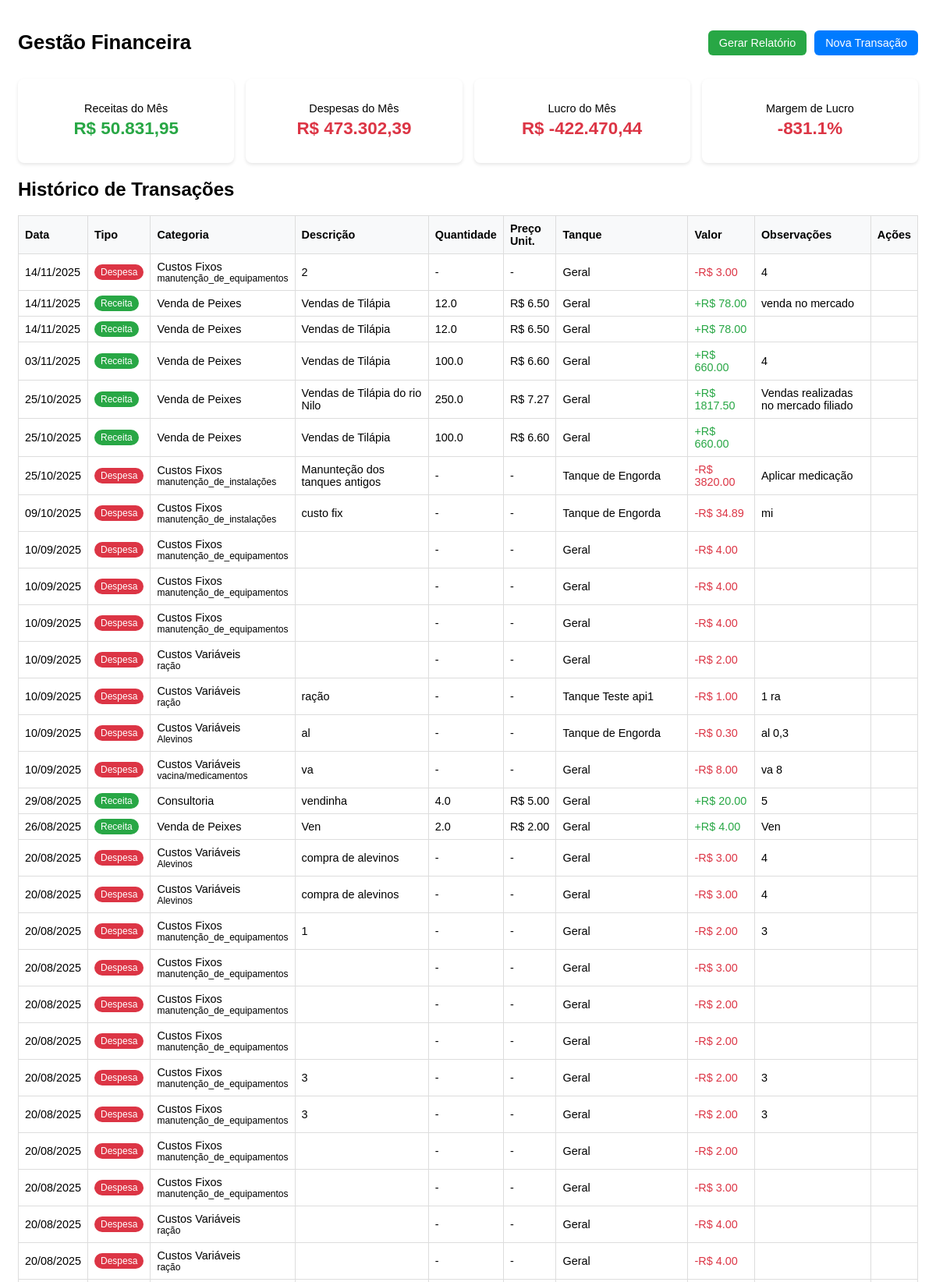
The app's page /transacoes/ (signed in, upper part) with its own data.
### core/models.py (models this page shows, shortened)
class Transacao(models.Model):
    TIPO_CHOICES = [
        ('receita', 'Receita'),
        ('despesa', 'Despesa'),
    ]
    CATEGORIAS_DESPESA = [
        ('custo_variavel', 'Custos Variáveis'),
        ('custo_fixo', 'Custos Fixos'),
        ('despesa_operacional', 'Despesas Operacionais'),
    ]
    SUBCATEGORIAS_DESPESA = {
        'custo_variavel': [
            ('racal', 'Ração'),
            ('alevinos', 'Alevinos'),
            ('vacina_medicamentos', 'Vacina/Medicamentos'),
            ('energia_eletrica', 'Energia Elétrica'),
            ('transporte', 'Transporte'),
            ('insumos', 'Insumos'),
        ],
        'custo_fixo': [
            ('manut_equipamentos', 'Manutenção de equipamentos'),
            ('manut_instalacoes', 'Manutenção de instalações'),
        ],
        'despesa_operacional': [
            ('salarios_encargos', 'Salários/Encargos'),
            ('impostos_taxas', 'Impostos/Taxas'),
            ('desp_administrativas', 'Despesas administrativas'),
            ('outros', 'Outros'),
        ],
    }
    CATEGORIAS_RECEITA = [
        ('venda_peixes', 'Venda de Peixes'),
        ('consultoria', 'Consultoria'),
        ('outros', 'Outros'),
    ]
    usuario = models.ForeignKey('Usuario', on_delete=models.CASCADE, related_name='transacoes')
    tipo = models.CharField(max_length=10, choices=TIPO_CHOICES)
    categoria = models.CharField(max_length=50)
    subcategoria = models.CharField(max_length=50, blank=True, null=True)
    descricao = models.TextField(blank=True, null=True)
    quantidade = models.FloatField(blank=True, null=True)
    preco_unitario = models.FloatField(blank=True, null=True)
    tanque = models.ForeignKey('Tanque', on_delete=models.SET_NULL, blank=True, null=True, related_name='transacoes')
    valor = models.FloatField()
    observacoes = models.TextField(blank=True, null=True)
    data = models.DateField(auto_now_add=True)
    def get_categoria_display(self):
        if self.tipo == 'despesa':
            for key, label in self.CATEGORIAS_DESPESA:
                if key == self.categoria:
                    return label
        elif self.tipo == 'receita':
            for key, label in self.CATEGORIAS_RECEITA:
                if key == self.categoria:
                    return label
        return self.categoria
    def get_subcategoria_display(self):
        if self.tipo == 'despesa' and self.subcategoria:
            subcats = self.SUBCATEGORIAS_DESPESA.get(self.categoria, [])
            for key, label in subcats:
                if key == self.subcategoria:
                    return label
        return self.subcategoria

class Tanque(models.Model):
    TIPO_CHOICES = [
        ('Escavado', 'Escavado'),
        ('Tanque-rede', 'Tanque-rede'),
        ('Alvenaria', 'Alvenaria'),
        ('Fibra de vidro', 'Fibra de vidro'),
        ('Outro', 'Outro'),
    ]
    ESPECIE_CHOICES = [
        ('Tilápia do Nilo (Oreochromis niloticus)', 'Tilápia do Nilo'),
        ('Tilápia Azul (Oreochromis aureus)', 'Tilápia Azul'),
        ('Tilápia de Moçambique (Oreochromis mossambicus)', 'Tilápia de Moçambique'),
        ('Tilápia de Zanzibar (Oreochromis hornorum)', 'Tilápia de Zanzibar'),
        ('Outro', 'Outro'),
    ]
    FONTE_CHOICES = [
        ('Nascente', 'Nascente'),
        ('Poço artesiano', 'Poço artesiano'),
        ('Rio', 'Rio'),
        ('Abastecimento público', 'Abastecimento público'),
        ('Outro', 'Outro'),
    ]
    SITUACAO_CHOICES = [
        ('Ativo', 'Ativo'),
        ('Manutenção', 'Manutenção'),
        ('Inativo', 'Inativo'),
    ]
    usuario = models.ForeignKey(Usuario, on_delete=models.CASCADE, related_name="tanques")
    nome = models.CharField(max_length=100)
    comprimento = models.FloatField()
    largura = models.FloatField()
    altura = models.FloatField()
    capacidade_maxima = models.PositiveIntegerField(null=True, blank=True)
    tipo = models.CharField(max_length=20, choices=TIPO_CHOICES)
    especie_cultivada = models.CharField(max_length=80, choices=ESPECIE_CHOICES)
    data_instalacao = models.DateField(null=True, blank=True)
    localizacao = models.CharField(max_length=255, blank=True)
    fonte_agua = models.CharField(max_length=30, choices=FONTE_CHOICES, blank=True)
    situacao = models.CharField(max_length=20, choices=SITUACAO_CHOICES)
    temperatura = models.FloatField(null=True, blank=True)
    ph = models.FloatField(null=True, blank=True)
    oxigenio = models.FloatField(null=True, blank=True)
    tds = models.FloatField(null=True, blank=True)
    amonia = models.FloatField(null=True, blank=True)
    nitrito = models.FloatField(null=True, blank=True)
    nitrato = models.FloatField(null=True, blank=True)
    dureza_geral = models.FloatField(null=True, blank=True)
    dureza_carbonatos = models.FloatField(null=True, blank=True)
    salinidade = models.FloatField(null=True, blank=True)

### core/views.py (the view)
# urls.py: path('transacoes/', views.transacoes, name='transacoes'),
def transacoes(request):
    transacoes = request.user.transacoes.select_related('tanque').order_by('-data')
    soma_receitas = request.user.transacoes.filter(tipo='receita').aggregate(total=Sum('valor'))['total'] or 0
    soma_despesas = request.user.transacoes.filter(tipo='despesa').aggregate(total=Sum('valor'))['total'] or 0
    lucro = soma_receitas - soma_despesas
    margem_lucro = (lucro / soma_receitas * 100) if soma_receitas > 0 else 0
    context = {
        'transacoes': transacoes,
        'soma_receitas_formatado': formatar_brl(soma_receitas),
        'soma_despesas_formatado': formatar_brl(soma_despesas),
        'lucro_formatado': formatar_brl(lucro),
        'margem_lucro_formatado': f"{margem_lucro:.1f}%",
    }
    return render(request, 'front/transacoes.html', context)

### core/views.py (called while the page is built)
def formatar_brl(valor):
    return f"R$ {valor:,.2f}".replace(',', 'X').replace('.', ',').replace('X', '.')

### core/templates/front/transacoes.html (shortened to what this page needs)
{% load humanize %}
{% load static %}
<div class="gestao-financeira">
  <div class="top-bar">
    <h1>Gestão Financeira</h1>
    <div class="actions">
      <button class="btn-green" onclick="abrirModalRelatorio()">
         Gerar Relatório
      </button>
      <button class="btn-blue" onclick="abrirModalTransacao()">
         Nova Transação
      </button>
    </div>
  </div>
  <div class="cards">
    <div class="card">
      <p class="card-title">Receitas do Mês</p>
      <div class="card-value green">{{ soma_receitas_formatado }}</div>
    </div>
    <div class="card">
      <p class="card-title">Despesas do Mês</p>
      <div class="card-value red">{{ soma_despesas_formatado }}</div>
    </div>
    <div class="card">
      <p class="card-title">Lucro do Mês</p>
      <div class="card-value {% if lucro >= 0 %}green{% else %}red{% endif %}">{{ lucro_formatado }}</div>
    </div>
    <div class="card">
      <p class="card-title">Margem de Lucro</p>
      <div class="card-value {% if margem_lucro >= 0 %}green{% else %}red{% endif %}">{{ margem_lucro_formatado }}</div>
    </div>
  </div>
  <div class="historico">
    <h2>Histórico de Transações</h2>
    <div class="table-container">
      <table>
        <thead>
          <tr>
            <th>Data</th>
            <th>Tipo</th>
            <th>Categoria</th>
            <th>Descrição</th>
            <th>Quantidade</th>
            <th>Preço Unit.</th>
            <th>Tanque</th>
            <th>Valor</th>
            <th>Observações</th>
            <th>Ações</th>
          </tr>
        </thead>
        <tbody>
          {% for t in transacoes %}
          <tr>
            <td>{{ t.data|date:"d/m/Y" }}</td>
            <td>
              <span class="tag {% if t.tipo == 'receita' %}green{% else %}red{% endif %}">
                {{ t.get_tipo_display }}
              </span>
            </td>
            <td>
              {{ t.get_categoria_display }}
              {% if t.get_subcategoria_display %}
              <br><small>{{ t.get_subcategoria_display }}</small>
              {% endif %}
            </td>
            <td>{{ t.descricao }}</td>
            <td>{% if t.quantidade %}{{ t.quantidade }}{% else %}-{% endif %}</td>
            <td>{% if t.preco_unitario %}R$ {{ t.preco_unitario|floatformat:2 }}{% else %}-{% endif %}</td>
            <td>{% if t.tanque %}{{ t.tanque.nome }}{% else %}Geral{% endif %}</td>
            <td class="{% if t.tipo == 'receita' %}green{% else %}red{% endif %}">
              {% if t.tipo == 'receita' %}+{% else %}-{% endif %}R$ {{ t.valor|floatformat:2 }}
            </td>
            <td>{{ t.observacoes }}</td>
            <td>
</td>
          </tr>
          {% empty %}
          <tr>
            <td colspan="10">Nenhuma transação encontrada.</td>
          </tr>
          {% endfor %}
        </tbody>
      </table>
    </div>
  </div>
</div>

### core/templates/front/transacoes.html (style rules this page uses)
.gestao-financeira { padding: 15px; font-family: Arial, sans-serif; }
.top-bar { display: flex; justify-content: space-between; align-items: center; flex-wrap: wrap; }
.top-bar h1 { font-size: 1.6rem; }
.actions { display: flex; gap: 10px; }
.btn-green, .btn-blue { padding: 8px 14px; border: none; cursor: pointer; color: #fff; border-radius: 6px; font-size: 0.9rem; }
.btn-green { background: #28a745; }
.btn-blue { background: #007bff; }
.cards { display: grid; grid-template-columns: repeat(auto-fit, minmax(180px, 1fr)); gap: 15px; margin: 15px 0; }
.card { background: #fff; border-radius: 8px; padding: 15px; text-align: center; box-shadow: 0 2px 4px rgba(0, 0, 0, 0.1); }
.card-title { font-size: 0.9rem; margin-bottom: 5px; }
.card-value { font-size: 1.4rem; font-weight: bold; }
.green { color: #28a745; }
.red { color: #dc3545; }
.table-container { overflow-x: auto; }
table { width: 100%; border-collapse: collapse; min-width: 800px; }
thead { background: #f8f9fa; }
th, td { padding: 8px; border: 1px solid #ddd; text-align: left; font-size: 0.9rem; }
.tag { padding: 3px 8px; border-radius: 12px; font-size: 0.75rem; color: #fff; }
.tag.green { background: #28a745; }
.tag.red { background: #dc3545; }

### records on screen
Transacao: data "14/11/2025", tipo "Despesa", categoria "Custos Fixos", subcategoria "manutenção_de_equipamentos", descricao "2", shows "Geral", valor "3.00", observacoes "4"
Transacao: data "14/11/2025", tipo "Receita", categoria "Venda de Peixes", descricao "Vendas de Tilápia", quantidade "12.0", preco_unitario "6.50", shows "Geral", valor "78.00", observacoes "venda no mercado"
Transacao: data "14/11/2025", tipo "Receita", categoria "Venda de Peixes", descricao "Vendas de Tilápia", quantidade "12.0", preco_unitario "6.50", shows "Geral", valor "78.00"
Transacao: data "03/11/2025", tipo "Receita", categoria "Venda de Peixes", descricao "Vendas de Tilápia", quantidade "100.0", preco_unitario "6.60", shows "Geral", valor "660.00", observacoes "4"
Transacao: data "25/10/2025", tipo "Receita", categoria "Venda de Peixes", descricao "Vendas de Tilápia do rio Nilo", quantidade "250.0", preco_unitario "7.27", shows "Geral", valor "1817.50", observacoes "Vendas realizadas no mercado filiado"
Transacao: data "25/10/2025", tipo "Receita", categoria "Venda de Peixes", descricao "Vendas de Tilápia", quantidade "100.0", preco_unitario "6.60", shows "Geral", valor "660.00"
Transacao: data "25/10/2025", tipo "Despesa", categoria "Custos Fixos", subcategoria "manutenção_de_instalações", descricao "Manunteção dos tanques antigos", tanque.nome "Tanque de Engorda", valor "3820.00", observacoes "Aplicar medicação"
Transacao: data "09/10/2025", tipo "Despesa", categoria "Custos Fixos", subcategoria "manutenção_de_instalações", descricao "custo fix", tanque.nome "Tanque de Engorda", valor "34.89", observacoes "mi"
Transacao: data "10/09/2025", tipo "Despesa", categoria "Custos Fixos", subcategoria "manutenção_de_equipamentos", shows "Geral", valor "4.00"
Transacao: data "10/09/2025", tipo "Despesa", categoria "Custos Fixos", subcategoria "manutenção_de_equipamentos", shows "Geral", valor "4.00"
Transacao: data "10/09/2025", tipo "Despesa", categoria "Custos Fixos", subcategoria "manutenção_de_equipamentos", shows "Geral", valor "4.00"
Transacao: data "10/09/2025", tipo "Despesa", categoria "Custos Variáveis", subcategoria "ração", shows "Geral", valor "2.00"
Transacao: data "10/09/2025", tipo "Despesa", categoria "Custos Variáveis", subcategoria "ração", descricao "ração", tanque.nome "Tanque Teste api1", valor "1.00", observacoes "1 ra"
Transacao: data "10/09/2025", tipo "Despesa", categoria "Custos Variáveis", subcategoria "Alevinos", descricao "al", tanque.nome "Tanque de Engorda", valor "0.30", observacoes "al 0,3"
Transacao: data "10/09/2025", tipo "Despesa", categoria "Custos Variáveis", subcategoria "vacina/medicamentos", descricao "va", shows "Geral", valor "8.00", observacoes "va 8"
Transacao: data "29/08/2025", tipo "Receita", categoria "Consultoria", descricao "vendinha", quantidade "4.0", preco_unitario "5.00", shows "Geral", valor "20.00", observacoes "5"
Transacao: data "26/08/2025", tipo "Receita", categoria "Venda de Peixes", descricao "Ven", quantidade "2.0", preco_unitario "2.00", shows "Geral", valor "4.00", observacoes "Ven"
Transacao: data "20/08/2025", tipo "Despesa", categoria "Custos Variáveis", subcategoria "Alevinos", descricao "compra de alevinos", shows "Geral", valor "3.00", observacoes "4"
Transacao: data "20/08/2025", tipo "Despesa", categoria "Custos Variáveis", subcategoria "Alevinos", descricao "compra de alevinos", shows "Geral", valor "3.00", observacoes "4"
Transacao: data "20/08/2025", tipo "Despesa", categoria "Custos Fixos", subcategoria "manutenção_de_equipamentos", descricao "1", shows "Geral", valor "2.00", observacoes "3"
Transacao: data "20/08/2025", tipo "Despesa", categoria "Custos Fixos", subcategoria "manutenção_de_equipamentos", shows "Geral", valor "3.00"
Transacao: data "20/08/2025", tipo "Despesa", categoria "Custos Fixos", subcategoria "manutenção_de_equipamentos", shows "Geral", valor "2.00"
Transacao: data "20/08/2025", tipo "Despesa", categoria "Custos Fixos", subcategoria "manutenção_de_equipamentos", shows "Geral", valor "2.00"
Transacao: data "20/08/2025", tipo "Despesa", categoria "Custos Fixos", subcategoria "manutenção_de_equipamentos", descricao "3", shows "Geral", valor "2.00", observacoes "3"
Transacao: data "20/08/2025", tipo "Despesa", categoria "Custos Fixos", subcategoria "manutenção_de_equipamentos", descricao "3", shows "Geral", valor "2.00", observacoes "3"
Transacao: data "20/08/2025", tipo "Despesa", categoria "Custos Fixos", subcategoria "manutenção_de_equipamentos", shows "Geral", valor "2.00"
Transacao: data "20/08/2025", tipo "Despesa", categoria "Custos Fixos", subcategoria "manutenção_de_equipamentos", shows "Geral", valor "3.00"
Transacao: data "20/08/2025", tipo "Despesa", categoria "Custos Variáveis", subcategoria "ração", shows "Geral", valor "4.00"
Transacao: data "20/08/2025", tipo "Despesa", categoria "Custos Variáveis", subcategoria "ração", shows "Geral", valor "4.00"

### other values on screen
{{ soma_receitas_formatado }} "R$ 50.831,95"
{{ soma_despesas_formatado }} "R$ 473.302,39"
{{ lucro_formatado }} "R$ -422.470,44"
{{ margem_lucro_formatado }} "-831.1%"
